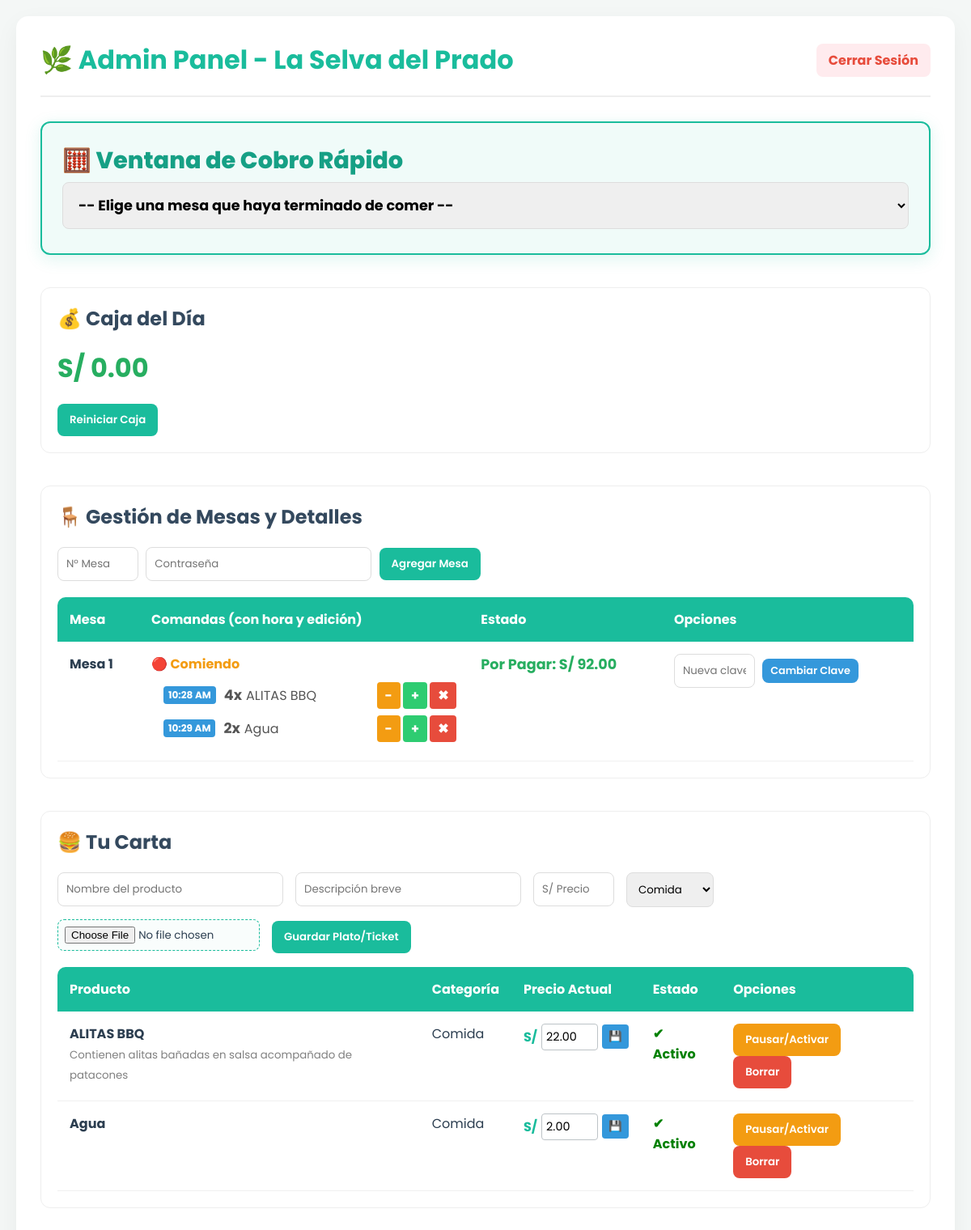
Before: /admin (signed in) with the older database file.
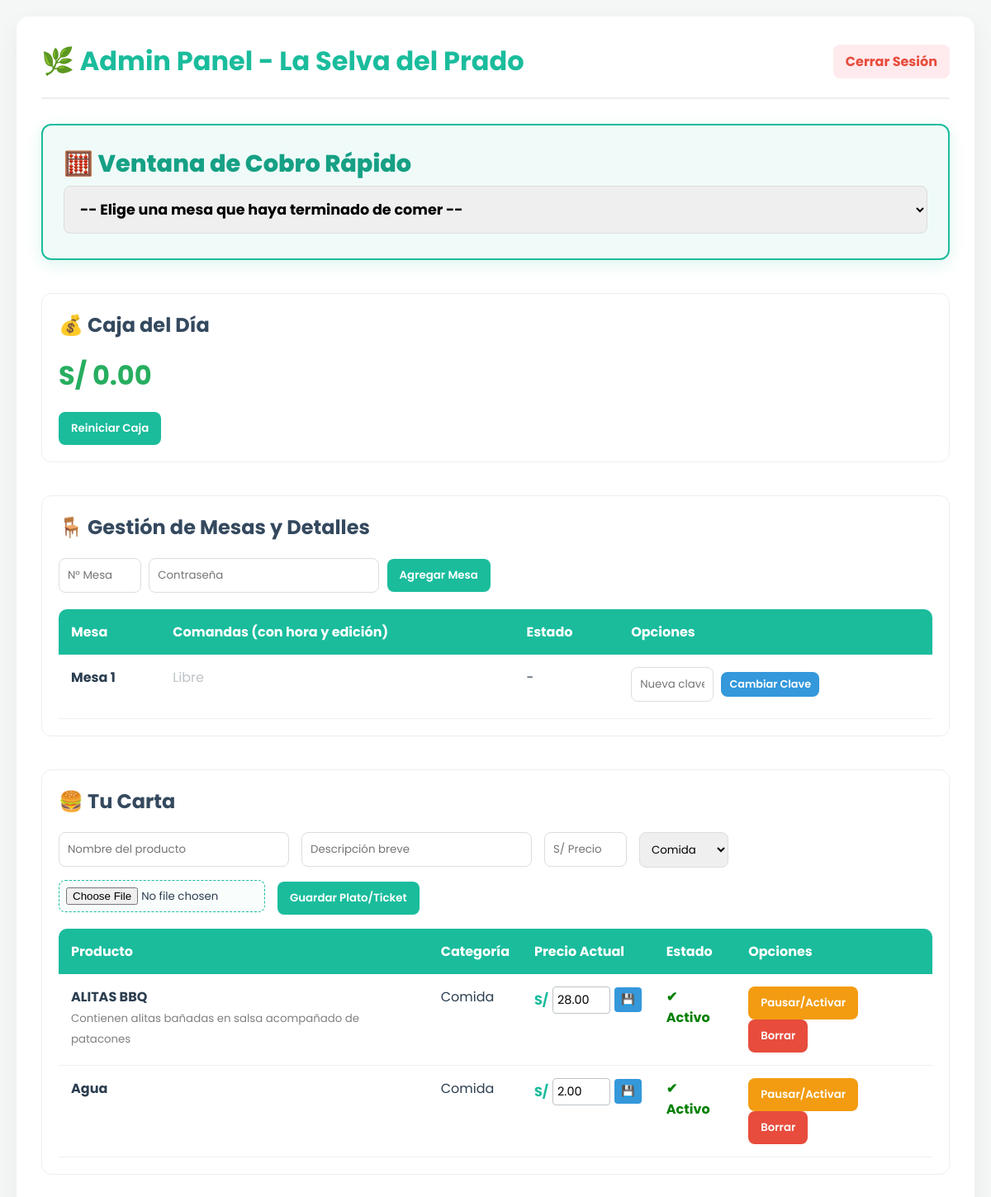
After: the same page with the newer database file.
### app.py (models this page shows)
class Mesa(db.Model):
    id = db.Column(db.Integer, primary_key=True)
    numero = db.Column(db.Integer, unique=True, nullable=False)
    password_hash = db.Column(db.String(255), nullable=False)
    pedidos = db.relationship('Pedido', backref='mesa_asignada', lazy=True)

class DetallePedido(db.Model):
    id = db.Column(db.Integer, primary_key=True)
    pedido_id = db.Column(db.Integer, db.ForeignKey('pedido.id'), nullable=False)
    plato_id = db.Column(db.Integer, db.ForeignKey('plato.id'), nullable=False)
    cantidad = db.Column(db.Integer, nullable=False)
    precio_unitario = db.Column(db.Float, nullable=False)
    hora_pedido = db.Column(db.DateTime, default=obtener_hora_peru)
    plato = db.relationship('Plato')

class Plato(db.Model):
    id = db.Column(db.Integer, primary_key=True)
    nombre = db.Column(db.String(100), nullable=False)
    descripcion = db.Column(db.Text, nullable=True)
    precio = db.Column(db.Float, nullable=False)
    categoria = db.Column(db.String(50), nullable=False)
    imagen = db.Column(db.String(300), default='https://images.unsplash.com/photo-1546069901-ba9599a7e63c?auto=format&fit=crop&w=300&q=80')
    disponible = db.Column(db.Boolean, default=True)

class Pedido(db.Model):
    id = db.Column(db.Integer, primary_key=True)
    mesa_id = db.Column(db.Integer, db.ForeignKey('mesa.id'), nullable=False)
    estado = db.Column(db.String(50), default='Pendiente')
    total = db.Column(db.Float, default=0.0)
    fecha_hora = db.Column(db.DateTime, default=obtener_hora_peru)
    metodo_pago = db.Column(db.String(50), nullable=True)
    monto_recibido = db.Column(db.Float, default=0.0)
    vuelto = db.Column(db.Float, default=0.0)
    detalles = db.relationship('DetallePedido', backref='pedido', lazy=True)

### app.py (the view)
@app.route('/admin')
def admin_dashboard():
    if not session.get('admin_logged_in'):
        return redirect(url_for('admin_login'))
    todas_mesas = Mesa.query.order_by(Mesa.numero).all()
    todos_platos = Plato.query.all()
    pedidos_pagados = Pedido.query.filter_by(estado='Pagado').all()
    ganancias_hoy = sum(pedido.total for pedido in pedidos_pagados)
    return render_template('admin.html', mesas=todas_mesas, platos=todos_platos, ganancias=ganancias_hoy)

### templates/admin.html (shortened to what the changed rows need)
<!DOCTYPE html>
<html lang="es">
<head>
</head>
<body>
<div class="container">
    <div class="header">
        <h1>🌿 Admin Panel - La Selva del Prado</h1>
    </div>
    <div class="section ventana-cobro">
        <h2>🧮 Ventana de Cobro Rápido</h2>
    </div>
    <div class="section">
        <h2>💰 Caja del Día</h2>
    </div>
    <div class="section">
        <h2>🪑 Gestión de Mesas y Detalles</h2>
        <table>
            <tr>
                <th>Mesa</th>
                <th>Comandas (con hora y edición)</th>
                <th>Estado</th>
                <th>Opciones</th>
            </tr>
            {% for mesa in mesas %}
            <tr>
                <td><strong>Mesa {{ mesa.numero }}</strong></td>
                <td>
                    {% if mesa.pedidos %}
                        {% set pedido_pendiente = mesa.pedidos | selectattr("estado", "equalto", "Pendiente") | first %}
                        {% if pedido_pendiente %}
                            <span style="color: #f39c12; font-weight: bold;">🔴 Comiendo</span>
                            <ul class="pedido-detalle" style="list-style-type: none; padding-left: 0;">
                            {% for detalle in pedido_pendiente.detalles %}
                                <li style="margin-bottom: 8px; display: flex; align-items: center; flex-wrap: wrap; gap: 5px;">
                                    <span style="background-color: #3498db; color: white; padding: 2px 6px; border-radius: 4px; font-size: 0.75rem; font-weight: bold; margin-right: 5px;">
                                        {{ detalle.hora_pedido.strftime('%I:%M %p') }}
                                    </span>
                                    <strong style="font-size: 1.1rem;">{{ detalle.cantidad }}x</strong> {{ detalle.plato.nombre }}
                                    <div style="margin-left: auto; display: flex; gap: 3px;">
                                        <form action="/admin/pedido/editar-detalle/{{ detalle.id }}" method="POST" style="margin: 0;">
                                            <button type="submit" class="btn-correccion btn-restar" title="Quitar 1">-</button>
                                        </form>
                                        <form action="/admin/pedido/editar-detalle/{{ detalle.id }}" method="POST" style="margin: 0;">
                                            <button type="submit" class="btn-correccion btn-sumar" title="Añadir 1">+</button>
                                        </form>
                                        <form action="/admin/pedido/editar-detalle/{{ detalle.id }}" method="POST" style="margin: 0;">
                                            <button type="submit" class="btn-correccion btn-borrar" title="Eliminar todo" onclick="return confirm('¿Seguro que deseas eliminar este plato del pedido?');">✖</button>
                                        </form>
                                    </div>
                                </li>
                            {% endfor %}
                            </ul>
                        {% else %}
                            <span style="color: #bdc3c7;">Libre</span>
                        {% endif %}
                    {% else %}
                        <span style="color: #bdc3c7;">Libre</span>
                    {% endif %}
                </td>
                <td>
                    {% if mesa.pedidos and pedido_pendiente %}
                        <strong style="color: #27ae60; font-size: 1.1rem;">Por Pagar: S/ {{ "%.2f"|format(pedido_pendiente.total) }}</strong>
                    {% else %}
                        -
                    {% endif %}
                </td>
                <td>
                    <form action="/admin/mesa/cambiar-clave/{{ mesa.id }}" method="POST">
                        <input type="text" name="nueva_clave" placeholder="Nueva clave" required style="width: 100px;">
                        <button type="submit" class="btn-small">Cambiar Clave</button>
                    </form>
                </td>
            </tr>
            {% endfor %}
        </table>
    </div>
    <div class="section">
        <h2>🍔 Tu Carta</h2>
        <table>
            <tr>
                <th>Producto</th>
                <th>Categoría</th>
                <th>Precio Actual</th>
                <th>Estado</th>
                <th>Opciones</th>
            </tr>
            {% for plato in platos %}
            <tr>
                <td><strong>{{ plato.nombre }}</strong><br><small style="color: gray;">{{ plato.descripcion }}</small></td>
                <td>{{ plato.categoria }}</td>
                <td>
                    <form action="/admin/plato/editar-precio/{{ plato.id }}" method="POST" style="display:flex; align-items:center; gap:5px; margin:0;">
                        <strong style="color: #1abc9c;">S/</strong>
                        <input type="number" step="0.10" name="nuevo_precio" value="{{ "%.2f"|format(plato.precio) }}" required style="width: 70px; padding: 5px; margin: 0; font-size: 0.9rem; border: 1px solid #bdc3c7; border-radius: 4px;">
                        <button type="submit" style="padding: 5px 8px; background-color: #3498db; border-radius: 4px;" title="Guardar Nuevo Precio">💾</button>
                    </form>
                </td>
                <td>
                    {% if plato.disponible %}<span style="color: green; font-weight: bold;">✔ Activo</span>
                    {% else %}<span style="color: red; font-weight: bold;">✖ Agotado</span>{% endif %}
                </td>
                <td>
                    <form action="/admin/plato/toggle/{{ plato.id }}" method="POST" style="display:inline;"><button type="submit" style="background:#f39c12;">Pausar/Activar</button></form>
                    <form action="/admin/plato/eliminar/{{ plato.id }}" method="POST" style="display:inline;"><button type="submit" class="btn-danger" onclick="return confirm('¿Borrar plato permanentemente?');">Borrar</button></form>
                </td>
            </tr>
            {% endfor %}
        </table>
    </div>
</div>
</body>
</html>

Changed rows visible on the page:
removed DetallePedido: hora_pedido "10:28 AM", cantidad "4", plato.nombre "ALITAS BBQ"
removed DetallePedido: hora_pedido "10:29 AM", cantidad "2", plato.nombre "Agua"
removed Pedido: total "92.00"
computed for Mesa: text "🔴 Comiendo Por Pagar: S/" → "Libre -"
changed Plato "ALITAS BBQ": nuevo_precio "22.00" → "28.00"
